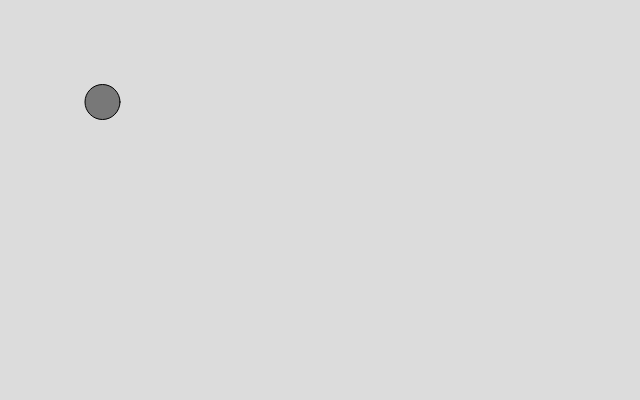
Frame 1 (no input)
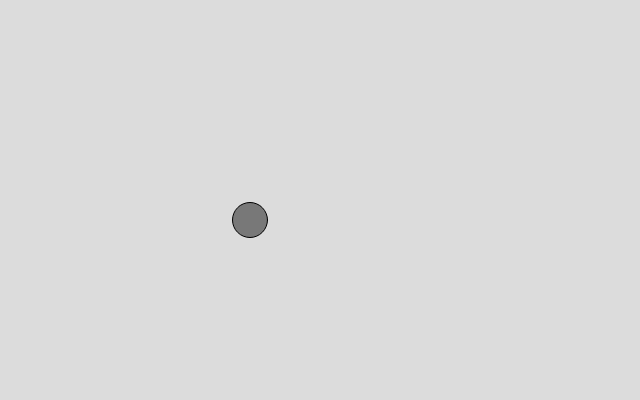
Frame 60 (no input)
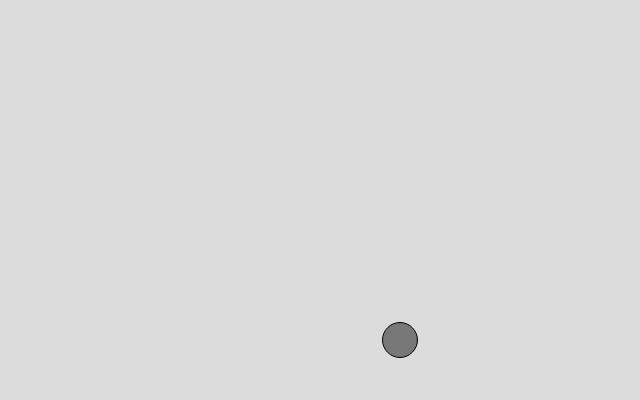
Frame 120 (the mouse pressed at the canvas centre since frame 60)

The p5.js sketch that drew these frames (run headless with seeded random() and noise() and a simulated clock; from frame 60 on, the mouse is pressed at the canvas centre):

// p5.js sketch
// ── sketch.js
/* 
  Author Michael Houmann
  Created April 15 2025

  Example 1.1: Bouncing Ball with No Vectors
*/

// Global variable for the ball
let ball;

function setup() {
  createCanvas(640, 400);

  // instantiate the ball
  ball = new Ball();
}

function draw() {
  background(220);
  ball.move();
  ball.show();
}
// ── ball.js
// Class for the ball
class Ball {
  constructor() {
    // Position of the  ball
    this.x = 100;
    this.y = 100;
    // Ball speed
    this.xSpeed = 2.5;
    this.ySpeed = 2;
    // Ball size
    this.size = 35;
  }

  // Move the ball with boundaries
  move() {
    this.x += this.xSpeed;
    this.y += this.ySpeed;

    // Make the ball stay inside the canvas
    if (this.x > width - this.size / 2 || this.x < 0 + this.size / 2) {
      // if the ball is close to the edge, reverse the speed
      this.xSpeed *= -1;
    } 

    if (this.y > height - this.size / 2 || this.y < 0 + this.size / 2) {
      this.ySpeed *= -1;
    }
  }

  // Draw the ball
  show() {
    stroke(0);
    fill(120);
    circle(this.x, this.y, this.size);
  }
}
